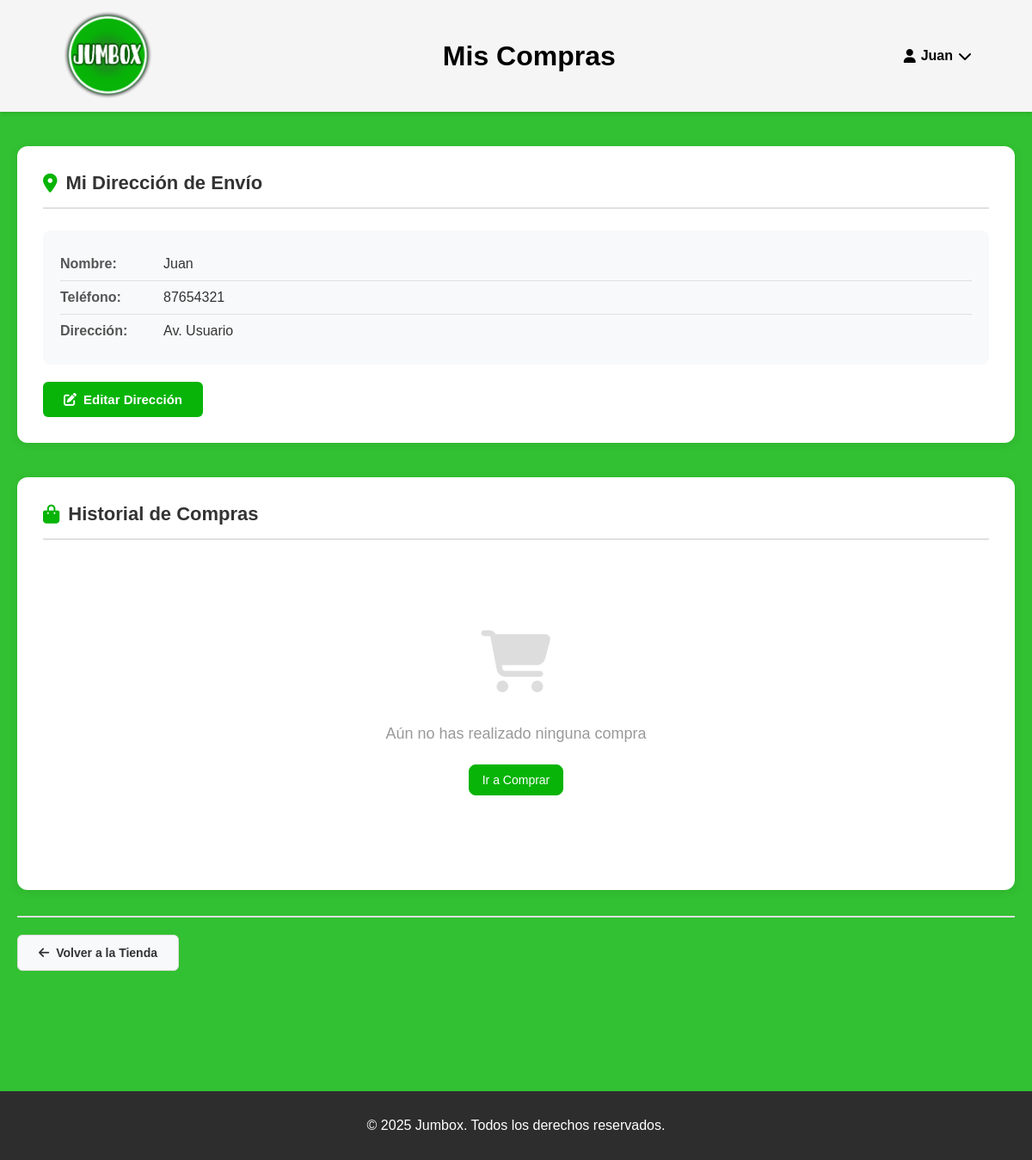
Page /mis-compras (signed in) on the earlier database version.
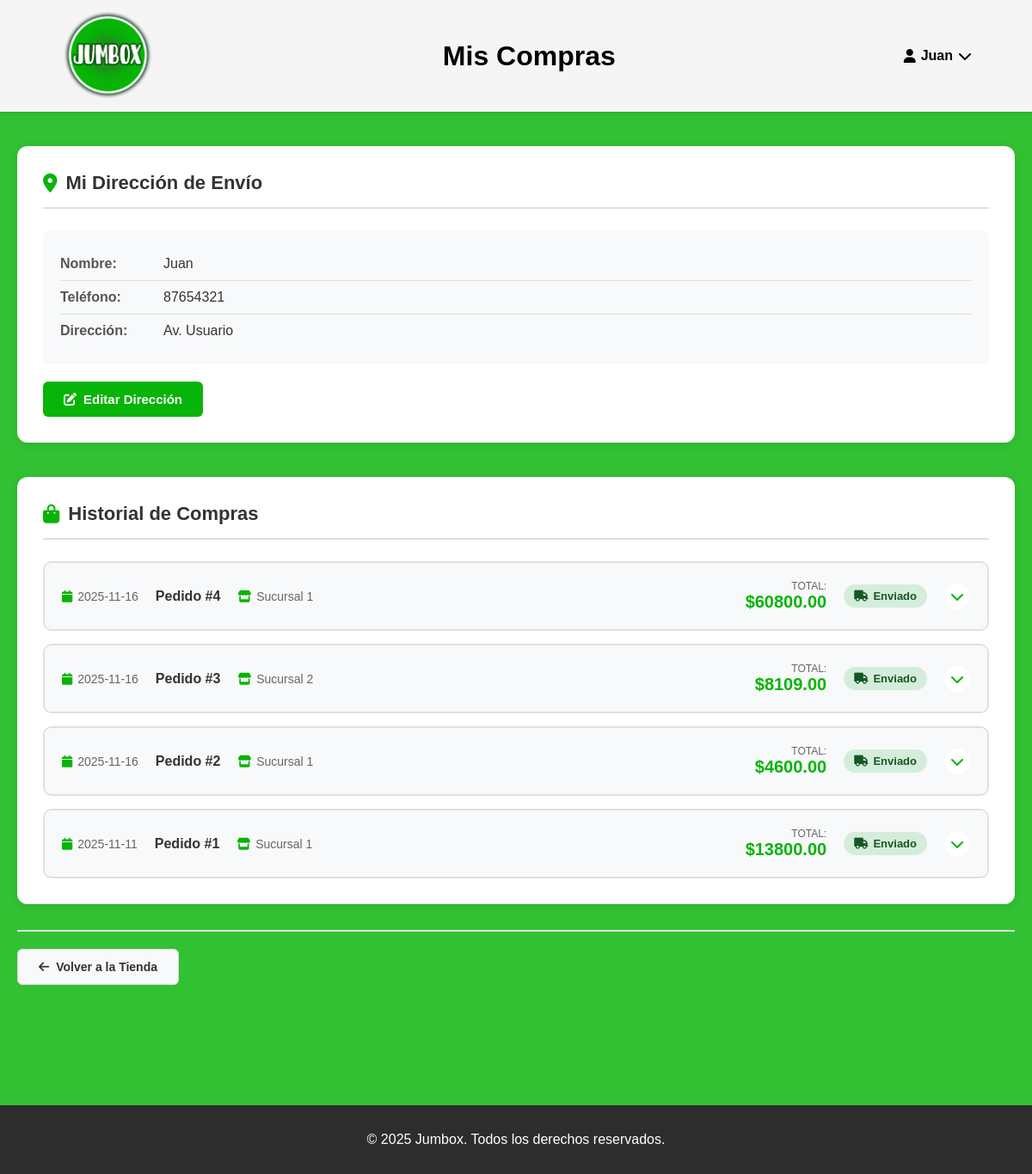
Same page on the later database version.
### tables this page shows
CREATE TABLE "pedido" (
  id_pedido INTEGER PRIMARY KEY AUTOINCREMENT,
  fecha TEXT NOT NULL,
  estado TEXT NOT NULL,
  fk_cliente INTEGER NOT NULL,
  fk_sucursal INTEGER,
  FOREIGN KEY (fk_cliente) REFERENCES cliente(id_cliente)
    ON DELETE NO ACTION ON UPDATE NO ACTION,
  FOREIGN KEY (fk_sucursal) REFERENCES cliente(id_cliente)
    ON DELETE NO ACTION ON UPDATE NO ACTION
);

### app/user/routes.py (the view)
@user_bp.route('/mis-compras')
def mis_compras():
    resp = require_login_redirect()
    if resp:
        return resp
    if session.get('tipo') != 'usuario':
        flash("No autorizado.", "error")
        return redirect(url_for('main.home'))
    id_cliente = session['id_cliente']
    with get_conn() as conn:
        cliente = conn.execute("""
            SELECT nombre, direccion, telefono
            FROM cliente
            WHERE id_cliente = ?
        """, (id_cliente,)).fetchone()
        pedidos = conn.execute("""
            SELECT
                p.id_pedido,
                p.fecha,
                p.estado,
                s.nombre AS sucursal,
                GROUP_CONCAT(prod.nombre || '|' || dp.cantidad || '|' || prod.precio, '###') AS productos_info,
                SUM(dp.cantidad * prod.precio) AS total
            FROM pedido p
            LEFT JOIN cliente s ON s.id_cliente = p.fk_sucursal
            JOIN detalles_pedido dp ON dp.fk_pedido = p.id_pedido
            JOIN producto prod ON prod.id_producto = dp.fk_producto
            WHERE p.fk_cliente = ?
            GROUP BY p.id_pedido
            ORDER BY p.id_pedido DESC
        """, (id_cliente,)).fetchall()
        pedidos_procesados = []
        for pedido in pedidos:
            productos_raw = pedido['productos_info'].split('###') if pedido['productos_info'] else []
            productos = []
            for prod_info in productos_raw:
                partes = prod_info.split('|')
                if len(partes) == 3:
                    productos.append({
                        'nombre': partes[0],
                        'cantidad': int(partes[1]),
                        'precio': float(partes[2]),
                        'subtotal': int(partes[1]) * float(partes[2])
                    })
            pedidos_procesados.append({
                'id_pedido': pedido['id_pedido'],
                'fecha': pedido['fecha'],
                'estado': pedido['estado'],
                'sucursal': pedido['sucursal'],
                'total': pedido['total'],
                'productos': productos
            })
    return render_template('compras_cliente.html',
                        cliente=cliente,
                        pedidos=pedidos_procesados)

### app/utils.py (called while the page is built)
def get_conn():
    conn = sqlite3.connect(current_app.config["DB_NAME"])
    conn.row_factory = sqlite3.Row
    conn.execute("PRAGMA foreign_keys = ON;")
    return conn

def require_login_redirect():
    if 'id_cliente' not in session:
        flash("Necesitás iniciar sesión.", "error")
        return redirect(url_for('auth.login'))
    return None

### templates/user/compras_cliente.html (shortened to what the changed rows need)
<!DOCTYPE html>
<html lang="es">
<head>
    <link rel="stylesheet" href="{{ url_for('static', filename='style.css') }}">
    <link rel="stylesheet" href="https://cdnjs.cloudflare.com/ajax/libs/font-awesome/6.5.0/css/all.min.css">
</head>
<body>
    <header class="main-header">
        <div class="titulo-header">
            <h1>Mis Compras</h1>
        </div>
    </header>
    <main>
        <div class="compras-container">
            <div class="direccion-section">
                <div class="card-direccion">
                    <h2><i class="fa-solid fa-location-dot"></i> Mi Dirección de Envío</h2>
                </div>
            </div>
            <div class="historial-section">
                <h2><i class="fa-solid fa-shopping-bag"></i> Historial de Compras</h2>
                {% if pedidos %}
                    <div class="pedidos-lista">
                        {% for pedido in pedidos %}
                        <div class="pedido-item">
                            <div class="pedido-header" data-id="{{ pedido['id_pedido'] }}" onclick="togglePedido(this.dataset.id)">
                                <div class="pedido-info-principal">
                                    <div class="pedido-fecha">
                                        <i class="fa-solid fa-calendar"></i>
                                        <span>{{ pedido['fecha'] }}</span>
                                    </div>
                                    <div class="pedido-numero">
                                        <strong>Pedido #{{ pedido['id_pedido'] }}</strong>
                                    </div>
                                    <div class="pedido-sucursal">
                                        <i class="fa-solid fa-store"></i> {{ pedido['sucursal'] }}
                                    </div>
                                </div>
                                <div class="pedido-info-secundaria">
                                    <div class="pedido-total">
                                        <span class="label-total">Total:</span>
                                        <span class="valor-total">${{ "%.2f"|format(pedido['total']) }}</span>
                                    </div>
                                    <div class="pedido-estado">
                                        {% if pedido['estado'] == 'enviado' %}
                                            <span class="estado-badge enviado">
                                                <i class="fa-solid fa-truck"></i> Enviado
                                            </span>
                                        {% elif pedido['estado'] == 'pendiente' %}
                                            <span class="estado-badge pendiente">
                                                <i class="fa-solid fa-clock"></i> Pendiente
                                            </span>
                                        {% else %}
                                            <span class="estado-badge pendiente">
                                                <i class="fa-solid fa-clock"></i> {{ pedido['estado']|capitalize }}
                                            </span>
                                        {% endif %}
                                    </div>
                                    <div class="pedido-toggle">
                                        <i class="fa-solid fa-chevron-down"></i>
                                    </div>
                                </div>
                            </div>
                        </div>
                        {% endfor %}
                    </div>
                {% else %}
                    <div class="sin-compras">
                        <i class="fa-solid fa-shopping-cart"></i>
                        <p>Aún no has realizado ninguna compra</p>
                        <a href="{{ url_for('main.home') }}" class="btn primary">
                            Ir a Comprar
                        </a>
                    </div>
                {% endif %}
            </div>
        </div>
    </main>
</body>
</html>

Differences in the rows shown:
added pedido: fecha "2025-11-16", id_pedido "4", sucursal "Sucursal 1", total "60800.00", estado "enviado" (drawn)
added pedido: fecha "2025-11-16", id_pedido "3", sucursal "Sucursal 2", total "8109.00", estado "enviado" (drawn)
added pedido: fecha "2025-11-16", id_pedido "2", sucursal "Sucursal 1", total "4600.00", estado "enviado" (drawn)
added pedido: fecha "2025-11-11", id_pedido "1", sucursal "Sucursal 1", total "13800.00", estado "enviado" (drawn)
Other differences:
text no longer shown: "Aún no has realizado ninguna compra Ir a Comprar"
